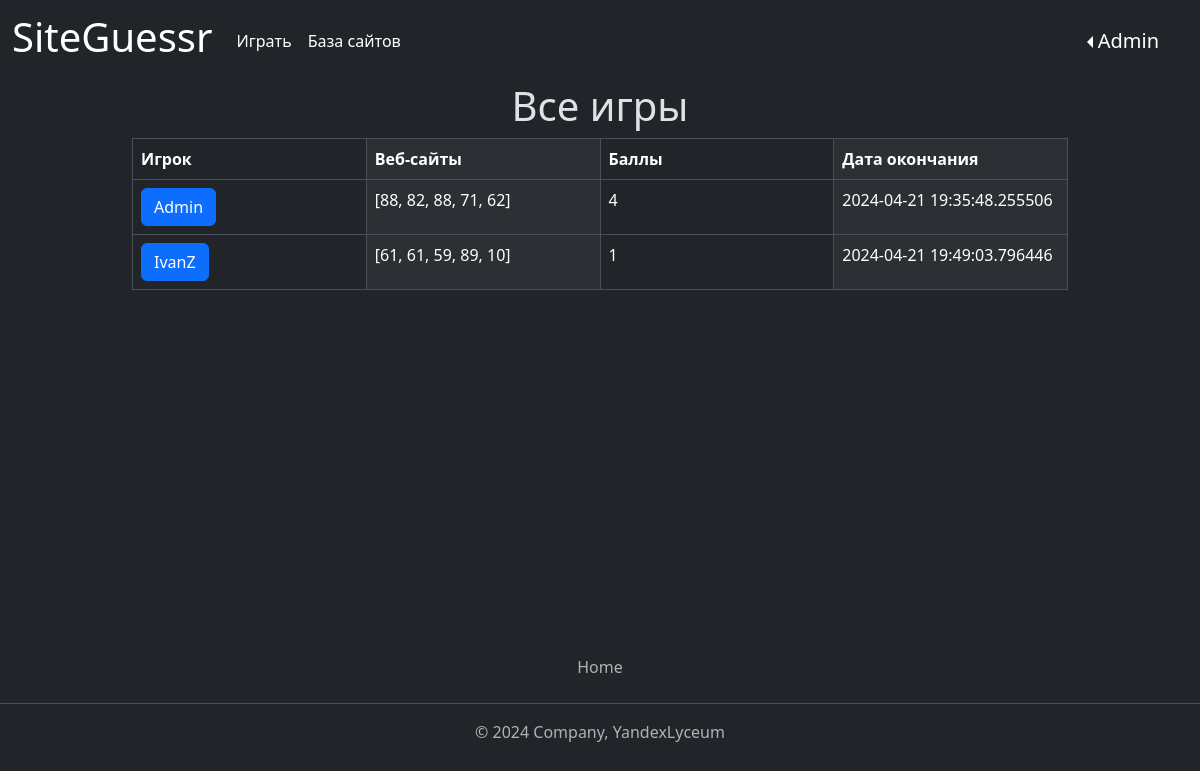
Before: /games (signed in) with the older database file.
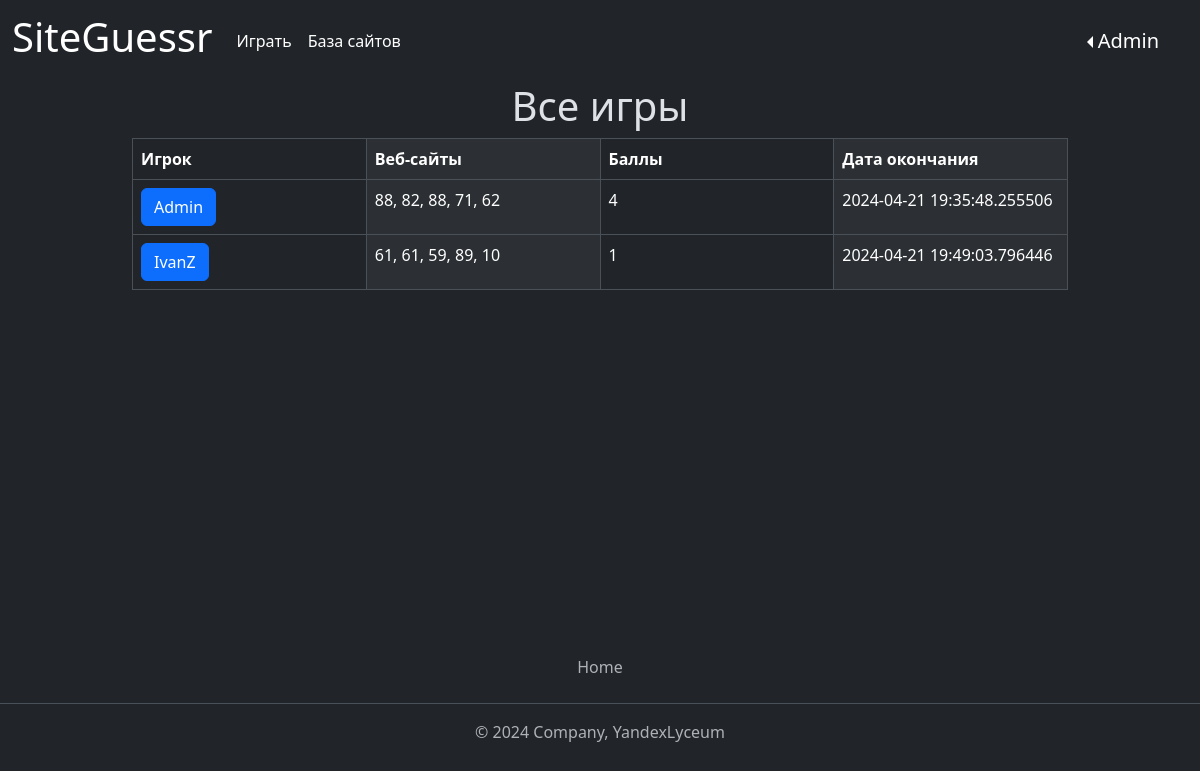
After: the same page with the newer database file.
### data/games.py (models this page shows)
class Game(SqlAlchemyBase, SerializerMixin):
    __tablename__ = 'game'
    id = sqlalchemy.Column(sqlalchemy.Integer, primary_key=True, autoincrement=True)
    user_id = sqlalchemy.Column(sqlalchemy.Integer, sqlalchemy.ForeignKey("user.id"), nullable=True)
    websites_id = sqlalchemy.Column(sqlalchemy.String, nullable=True)
    scores = sqlalchemy.Column(sqlalchemy.Integer)
    finish_date = sqlalchemy.Column(sqlalchemy.DateTime)
    user = orm.relationship('User')

### data/users.py (models this page shows, shortened)
class User(SqlAlchemyBase, UserMixin, SerializerMixin):
    __tablename__ = 'user'
    id = sqlalchemy.Column(sqlalchemy.Integer,
                           primary_key=True, autoincrement=True)
    login = sqlalchemy.Column(sqlalchemy.String, unique=True, nullable=True)
    description = sqlalchemy.Column(sqlalchemy.String)  # описание
    role = sqlalchemy.Column(sqlalchemy.String, nullable=True, default="newbie")  # роль
    banned = sqlalchemy.Column(sqlalchemy.Boolean, nullable=True, default=False)  # бан
    created_date = sqlalchemy.Column(sqlalchemy.DateTime)
    modified_date = sqlalchemy.Column(sqlalchemy.DateTime)
    hashed_password = sqlalchemy.Column(sqlalchemy.String, nullable=True)
    statistic = orm.relationship("Statistic", back_populates='user', uselist=False)
    games = orm.relationship("Game", back_populates='user')
    website = orm.relationship("Website", back_populates='user')

### main.py (the view)
@app.route('/games', methods=['GET', 'POST'])
@login_required
def all_games():
    if not (current_user.role == "main admin" and current_user.banned != 1):
        return redirect("/")
    db_sess = db_session.create_session()
    params = {"title": "Все игры",
              "games": [game for game in
                        db_sess.query(Game).order_by(
                            desc(Game.scores), desc(Game.finish_date)).all()]}
    return render_template("all_games.html", **params)

### data/db_session.py (called while the page is built)
def create_session() -> Session:
    global __factory
    return __factory()

### main.py (called while the page is built)
@login_manager.user_loader
def load_user(user_id):
    db_sess = db_session.create_session()
    return db_sess.query(User).get(user_id)

### templates/all_games.html (shortened to what this page needs)
<div class="main-body">
    <h1 class="text-center"><% title %></h1>
    <div class="container table-wrapper">
        <table class="table table-striped-columns table-bordered ">
            <thead>
            <tr class="">
                <th class="col-3" scope="col">Игрок</th>
                <th class="col-3" scope="col">Веб-сайты</th>
                <th class="col-3" scope="col">Баллы</th>
                <th class="col-3" scope="col">Дата окончания</th>
            </tr>
            </thead>
            <tbody>
            <tr class="">
                <td><a class="btn btn-primary" href="/profile/<% game.user.login %>" role="button"><% game.user.login %></a></td>
                <td><% game.websites_id %></td>
                <td><% game.scores %></td>
                <td><% game.finish_date %></td>
            </tr>
            </tbody>
        </table>
    </div>
</div>

Changed rows visible on the page:
changed Game "Admin": websites_id "[88, 82, 88, 71, 62]" → "88, 82, 88, 71, 62"
changed Game "IvanZ": websites_id "[61, 61, 59, 89, 10]" → "61, 61, 59, 89, 10"
